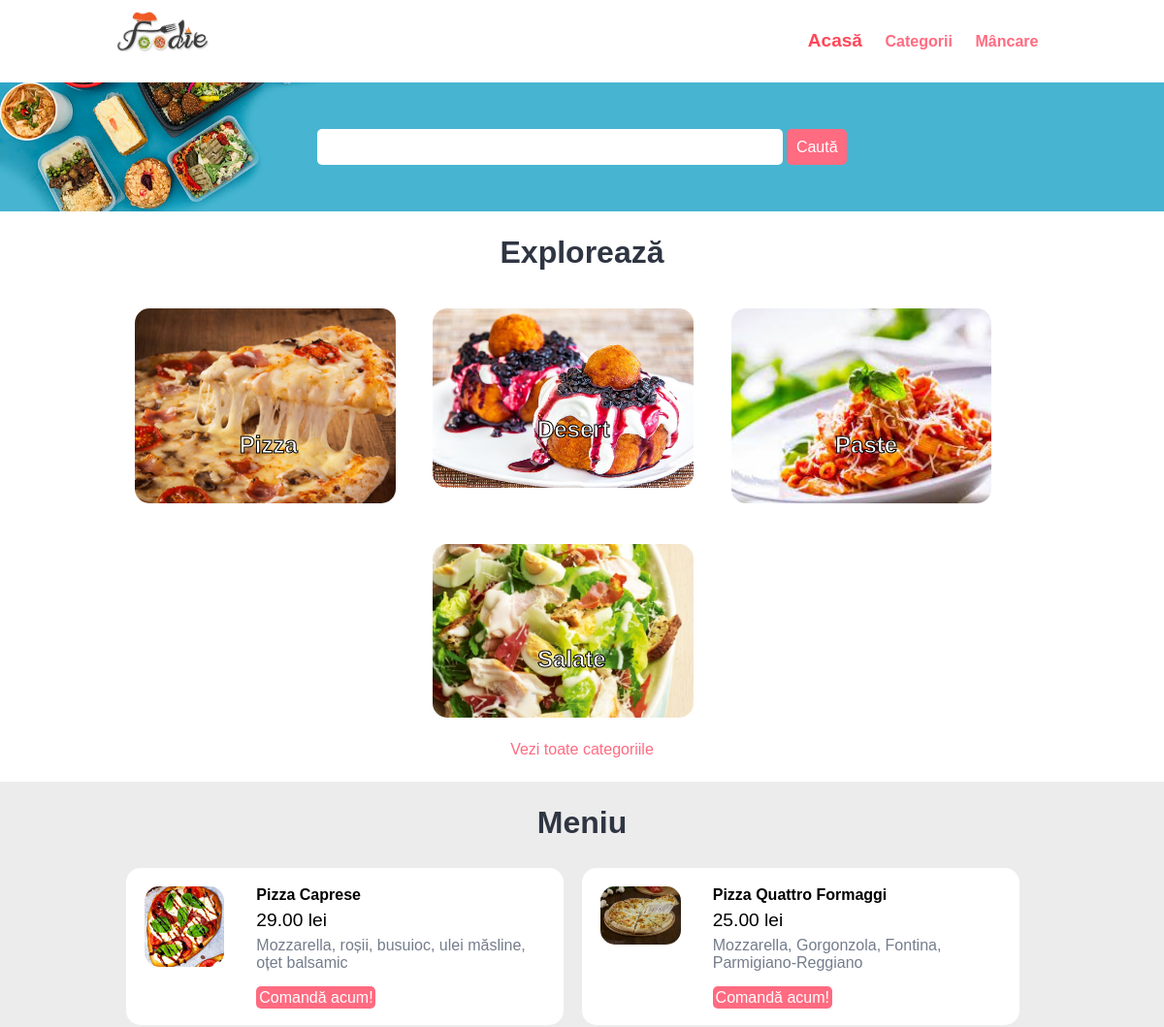
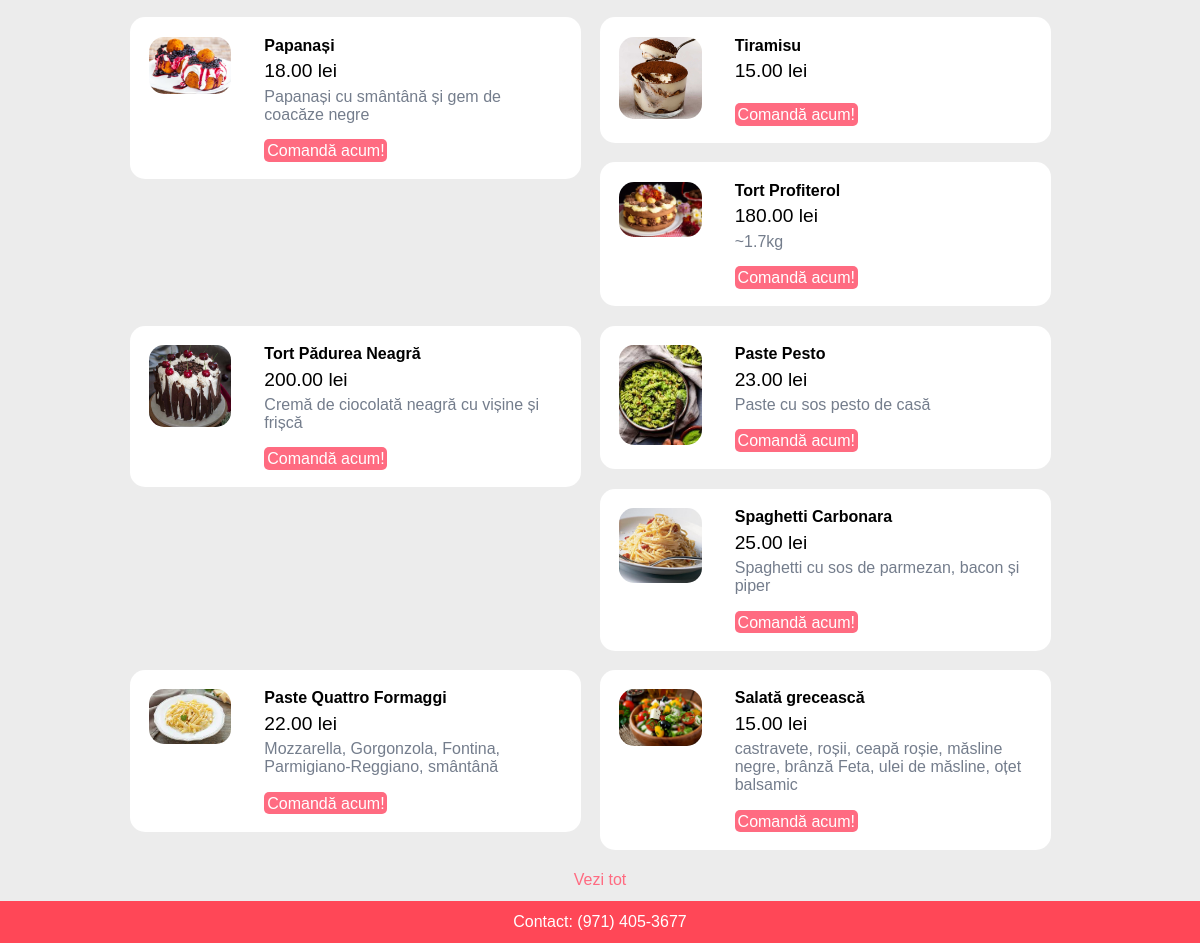
The page / on the database its author committed (2 pictures, top to bottom).
### tables this page shows
CREATE TABLE IF NOT EXISTS `category` (
  `id` int(10) unsigned NOT NULL auto_increment,
  `title` varchar(100) NOT NULL,
  `image` varchar(255) NOT NULL,
  `featured` varchar(10) NOT NULL,
  `active` varchar(10) NOT NULL,
  PRIMARY KEY  (`id`)
);

CREATE TABLE IF NOT EXISTS `food` (
  `id` int(10) unsigned NOT NULL auto_increment,
  `title` varchar(150) NOT NULL,
  `description` varchar(255) NOT NULL,
  `price` decimal(10,2) NOT NULL,
  `image` varchar(255) NOT NULL,
  `category_id` int(11) NOT NULL,
  `featured` varchar(10) NOT NULL,
  `active` varchar(10) NOT NULL,
  PRIMARY KEY  (`id`)
);

### index.php (the view, shortened to what this page needs)
<?php include('partials-front/menu.php'); ?>
<section class="food-search text-center">
    <div class="container">
        <form action="food-search.php" method="POST">
            <input type="search" name="search" required>
            <input type="submit" name="submit" value="Caută" class="btn btn-primary">
        </form>
    </div>
</section>
<section class="categories">
    <div class="container">
        <h2 class="text-center">Explorează</h2>
        <?php
            $sql = "SELECT * FROM category WHERE active='Da' AND featured='Da'";
            $result = mysqli_query($connection, $sql);
            $nr = mysqli_num_rows($result);
            if($nr > 0)
            {
                while($row=mysqli_fetch_assoc($result))
                {
                    $id = $row['id'];
                    $title = $row['title'];
                    $image = $row['image'];
                    ?>
                    <a href="category-foods.php?category_id=<?php echo $id; ?>">
                        <div class="box-3 float-container">
                            <?php
                                if($image=="")
                                {
                                    echo "<div>Imaginea nu este disponibilă</div>";
                                }
                                else
                                {
                                    ?>
                                    <img src="<?php echo HOME; ?>images/category/<?php echo $image; ?>"
                                    class="img-responsive img-curve">
                                    <?php
                                }
                            ?>
                            <h3 class="float-text text-white" style="-webkit-text-stroke: 1px black;"><?php echo $title; ?></h3>
                        </div>
                    </a>
                    <?php
                }
            }
        ?>
        <p class="text-center">
        <a href="categories.php">Vezi toate categoriile</a>
    </p>
    </div>
</section>
<section class="food-menu">
    <div class="container">
        <h2 class="text-center">Meniu</h2>
        <?php
            $sql = "SELECT * FROM food WHERE active='Da' AND featured='Da'";
            $result = mysqli_query($connection, $sql);
            $nr = mysqli_num_rows($result);
            if($nr > 0)
            {
                while($row=mysqli_fetch_assoc($result))
                {
                    $id = $row['id'];
                    $title = $row['title'];
                    $price = $row['price'];
                    $description = $row['description'];
                    $image = $row['image'];
                    ?>
                    <div class="food-menu-box">
                        <div class="food-menu-img">
                            <?php
                                if($image=="")
                                {
                                    echo "<div>Imaginea nu este disponibilă</div>";
                                }
                                else
                                {
                                    ?>
                                    <img src="<?php echo HOME; ?>images/food/<?php echo $image; ?>"
                                    class="img-responsive img-curve">
                                    <?php
                                }
                            ?>
                        </div>
                        <div class="food-menu-desc">
                            <h4><?php echo $title; ?></h4>
                            <p class="food-price"><?php echo $price; ?> lei</p>
                            <p class="food-detail"><?php echo $description; ?></p>
                            <br>
                            <a href="order.php?food_id=<?php echo $id; ?>" class="btn btn-primary">Comandă acum!</a>
                        </div>
                    </div>
                    <?php
                }
            }
        ?>
    </div>
    <p class="text-center">
        <a href="foods.php">Vezi tot</a>
    </p>
</section>
<?php include('partials-front/footer.php'); ?>

### partials-front/menu.php (shortened to what this page needs)
<!DOCTYPE html>
<html lang="en">
<head>
    <link rel="stylesheet" href="css/style.css">
</head>
<body>
    <section>
        <div class="container">
            <div class="logo">
                <a title="Logo">
                    <img src="images/logo.jpg" class="img-responsive">
                </a>
            </div>
            <?php $uri = $_SERVER['REQUEST_URI']; ?>
            <div class="menu text-right">
                <ul>
                    <li>
                        <?php
                            if($uri=="/ATESTAT/index.php")
                                echo "<a href='index.php' style='color: #ff4757; font-size: 19px;'>Acasă</a>";
                            else if($uri=="/ATESTAT/")
                                echo "<a href='index.php' style='color: #ff4757; font-size: 19px;'>Acasă</a>";
                            else echo "<a href='index.php'>Acasă</a>";
                        ?>
                    </li>
                    <li>
                    <?php
                            if($uri=="/ATESTAT/categories.php")
                                echo "<a href='categories.php' style='color: #ff4757; font-size: 19px;'>Categorii</a>";
                            else echo "<a href='categories.php'>Categorii</a>";
                        ?>
                    </li>
                    <li>
                    <?php
                        if($uri=="/ATESTAT/foods.php")
                            echo "<a href='foods.php' style='color: #ff4757; font-size: 19px;'>Mâncare</a>";
                        else echo "<a href='foods.php'>Mâncare</a>";
                    ?>
                    </li>
                </ul>
        </div>
    </section>

### partials-front/footer.php
<div class="footer">
    <div class="wrapper">
        <p class="text-center">Contact: (971) 405-3677</p>
    </div>
</div>
</body>
</html>

### css/style.css (style rules this page uses)
* { margin: 0 0; padding: 0 0; font-family: Arial, Helvetica, sans-serif; }
.container { width: 80%; margin: 0 auto; padding: 1%; }
.img-responsive { width: 100%; }
.img-curve { border-radius: 15px; }
.text-right { text-align: right; }
.text-center { text-align: center; }
a { color: #ff6b81; text-decoration: none; }
.text-white { color: white; }
.btn { padding: 1%; border: none; font-size: 1rem; border-radius: 5px; }
.btn-primary { background-color: #ff6b81; color: white; cursor: pointer; }
h2 { color: #2f3542; font-size: 2rem; margin-bottom: 2%; }
h3 { font-size: 1.5rem; }
.float-container { position: relative; }
.float-text { position: absolute; bottom: 50px; left: 40%; }
.wrapper { padding: 1%; width: 80%; margin: 0 auto; }
.footer { background-color: #ff4757; color: white; }
.logo { width: 10%; float: left; }
.menu { line-height: 60px; }
.menu ul { list-style-type: none; }
.menu ul li { display: inline; padding: 1%; font-weight: bold; }
.food-search { background-image: url(../images/bg.jpg); background-size: cover; background-repeat: no-repeat; background-position: center; padding: 3% 0; }
.food-search input[type="search"] { width: 50%; padding: 1%; font-size: 1rem; border: none; border-radius: 5px; }
.categories { padding: 1% 0; }
.box-3 { width: 28%; float: left; margin: 2%; }
.food-menu { background-color: #ececec; padding: 1% 0; }
.food-menu-box { width: 43%; margin: 1%; padding: 2%; float: left; background-color: white; border-radius: 15px; }
.food-menu-img { width: 20%; float: left; }
.food-menu-desc { width: 70%; float: left; margin-left: 8%; }
.food-price { font-size: 1.2rem; margin: 2% 0; }
.food-detail { font-size: 1rem; color: #747d8c; }

### rows shown on the page
category: image (picture), title "Pizza"
category: image (picture), title "Desert"
category: image (picture), title "Paste"
category: image (picture), title "Salate"
food: image (picture), title "Pizza Caprese", price "29.00", description "Mozzarella, roșii, busuioc, ulei măsline, oțet balsamic"
food: image (picture), title "Pizza Quattro Formaggi", price "25.00", description "Mozzarella, Gorgonzola, Fontina, Parmigiano-Reggiano"
food: image (picture), title "Papanași", price "18.00", description "Papanași cu smântână și gem de coacăze negre"
food: image (picture), title "Tiramisu", price "15.00"
food: image (picture), title "Tort Profiterol", price "180.00", description "~1.7kg"
food: image (picture), title "Tort Pădurea Neagră", price "200.00", description "Cremă de ciocolată neagră cu vișine și frișcă"
food: image (picture), title "Paste Pesto", price "23.00", description "Paste cu sos pesto de casă"
food: image (picture), title "Spaghetti Carbonara", price "25.00", description "Spaghetti cu sos de parmezan, bacon și piper"
food: image (picture), title "Paste Quattro Formaggi", price "22.00", description "Mozzarella, Gorgonzola, Fontina, Parmigiano-Reggiano, smântână"
food: image (picture), title "Salată grecească", price "15.00", description "castravete, roșii, ceapă roșie, măsline negre, brânză Feta, ulei de măsline, oțet balsamic"
